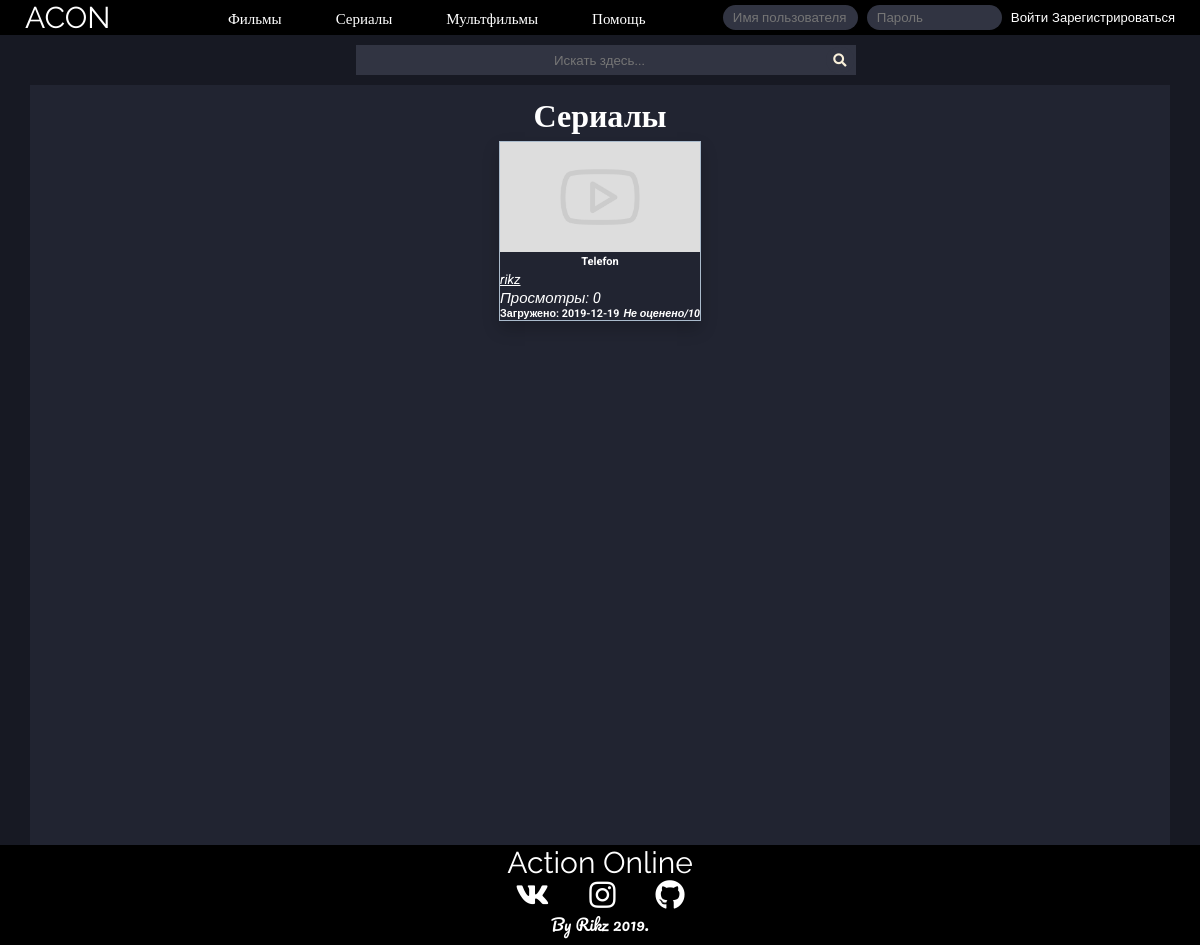
Page /serials on the earlier database version.
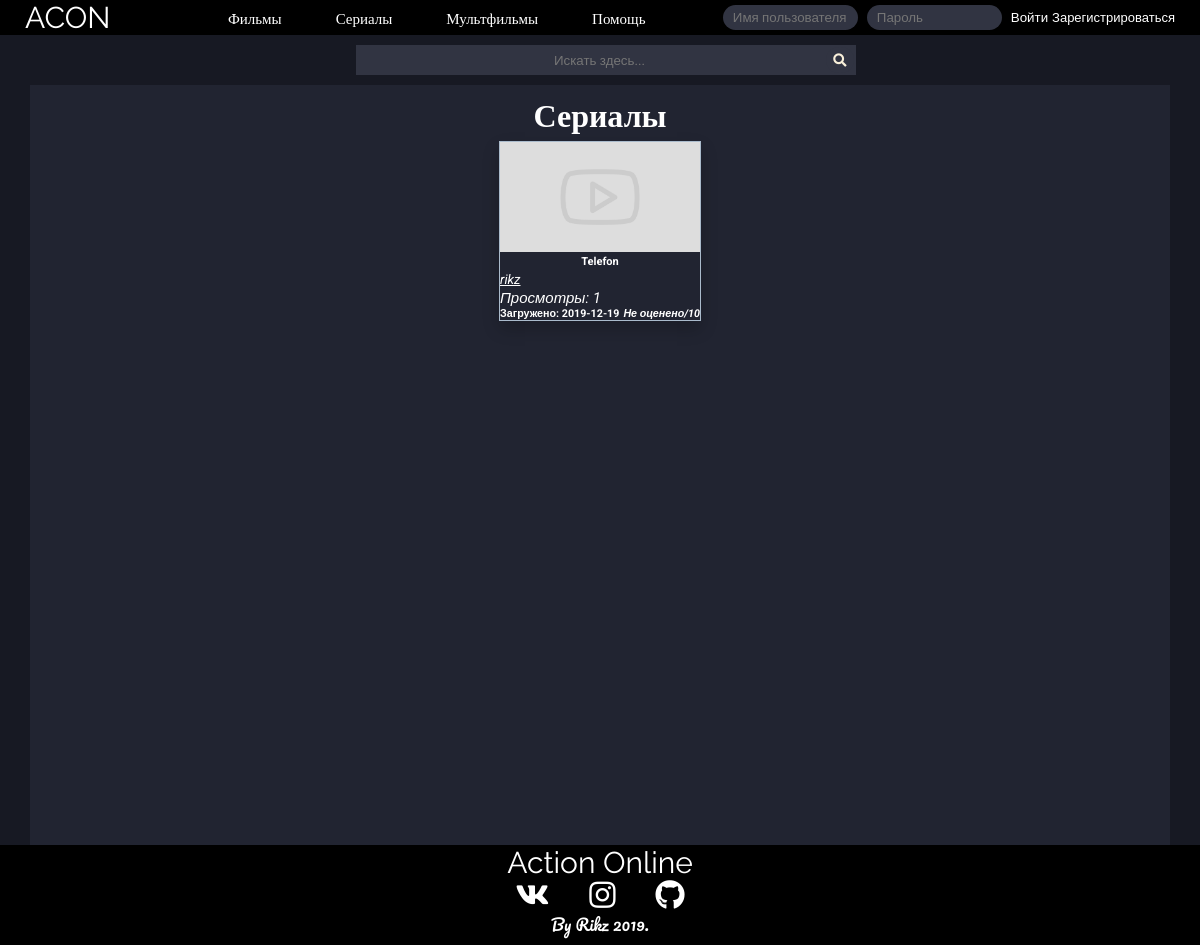
Same page on the later database version.
### tables this page shows
CREATE TABLE `files` (
  `id` int(11) UNSIGNED NOT NULL,
  `title` varchar(250) NOT NULL,
  `description` text,
  `preview` varchar(500) DEFAULT NULL,
  `location` varchar(500) NOT NULL,
  `author` varchar(200) DEFAULT NULL,
  `main_genre` int(11) UNSIGNED NOT NULL DEFAULT '1',
  `creator` int(11) UNSIGNED NOT NULL,
  `upload_date` date NOT NULL,
  `views` int(15) UNSIGNED DEFAULT NULL,
  `middle_rating` float UNSIGNED NOT NULL DEFAULT '0',
  `showing` int(10) UNSIGNED NOT NULL,
  `moderating` int(11) UNSIGNED NOT NULL
);

### blocks/serial.php (the view, shortened to what this page needs)
<p id="flex_center"><?php accountButton(1); ?></p>
<h1 id='about'>Сериалы</h1>
	<div class="videos">
		<?php
		$query = "SELECT id,title,preview,creator,upload_date,views,middle_rating FROM `files` WHERE showing = 1 AND main_genre = 2 ORDER BY `files`.`upload_date` DESC";
		$data = mysqli_query($GLOBALS['dbc'],$query);
		$info = mysqli_fetch_assoc($data);
		while ($info) {
			if (!$info['preview'] || !file_exists($info['preview'])) {
				$info['preview'] = "images\\vid_paceholder.jpg";
			}
			if (!$info['middle_rating']) {
				$info['middle_rating'] = "Не оценено";
			}
			echo "
	        <div class='video'>
	        	<form method='GET' action='watch'>
	            <button class='videoButton' name='vid' value=".$info['id']."><img class='videoPreview' src=".$info['preview'].">
	            <h5>".$info['title']."</h5>
	            </button></form>
	            <form method='GET' action='account'>
	            <p>".accountButton($info['creator'])."</p>
	            </form>
	            <i id='homeViews'>Просмотры: ".$info['views']."</i>
	            <h6 id='homeAddInfo'>Загружено: ".$info['upload_date']."<i>".$info['middle_rating']."/10</i></h6>
	        </div>";
	        $info = mysqli_fetch_assoc($data);
		}
		?>
	</div>

### blocks/header.php (shortened to what this page needs)
<?php
  require "lib/db.php";
  require "lib/mainFunctions.php";
?>
<!DOCTYPE html>
<html lang="en">
<head>
    <link rel="stylesheet" href="../style/style.css">
    <link href="../style/fontawesome/css/all.css" rel="stylesheet">
</head>
<body>
  <header>
      <div id=headWrapper>
             <a href="home" id=LOGO>ACON</a>
         <div class="links">
              <a href="films" class="topLinks">Фильмы</a>
              <a href="serials" class="topLinks">Сериалы</a>
              <a href="mults" class="topLinks">Мультфильмы</a>
              <a href="#" class="topLinks">Помощь</a>
         </div>
             <?php if (!$_SESSION['user_id']) {
                  ?>
                    <form method="POST" id="loginForm">
                      <input type="text" name="username" placeholder="Имя пользователя" class="loginInputs" maxlength="30">
                      <input type="password" name="password" placeholder="Пароль" class="loginInputs" maxlength="60">
                      <input type="submit" name="submit" value="Войти" class="loginButton">
                      <a href="register" name="register" class="loginButton" id="registerButton">Зарегистрироваться</a>
                    </form>
                  <?php
                }
              ?>
      </div>
  </header>
      <div id=wrapper>
          <form action="" method="GET" id=search>
            <input name="search" placeholder="Искать здесь..." type="search" id="searchinput">
            <button type="submit" id="searchbutton" name="search" ><i class="fas fa-search" id="searchsymbol"></i></button>
          </form>
        <content>
            <div class="container">

### index.php (shortened to what this page needs)
<?php
$url = $_GET['url'];
require 'blocks/header.php';
switch ($url) {
	case 'serials':
		require 'blocks/serial.php';
		break;
}
require 'blocks/footer.php';
?>

### lib/mainFunctions.php (shortened to what this page needs)
<?php
  function NameByid($id = 0) {
    if (!$id) {
      return ;
    }
    else {
      require "lib/db.php";
      $query = "SELECT username FROM `users` WHERE id = ? LIMIT 1";
      $stmt = mysqli_prepare($dbc,$query);
      mysqli_stmt_bind_param($stmt, 'i', $id);
      mysqli_stmt_execute($stmt);
      mysqli_stmt_bind_result($stmt,$user);
      return $user;
    }
  }
  function accountButton($id,$text = '') {
    return "<button type='submit' id='idNameButton' name='user_link' value=".$id.">".$text."<i class='line_under'>".NameByid($id)."</i></button>";
  }
?>

### blocks/footer.php
                <div id='placeholder'></div>
            </div>
        </content>
    </div>
<footer>
        <a href="home" id=LOGO>Action Online</a>
        <div class="social">
        <a href="https://vk.com/id216991133"><i class="fab fa-vk" id="vk"></i></a>
        <a href="https://www.instagram.com/rikziam/"><i class="fab fa-instagram" id="vk"></i></a>
        <a href="https://github.com/Amrikz"><i class="fab fa-github" id="vk"></i></a>
        </div>
        <p id=about>By Rikz 2019.</p>
    </footer>
</body>
</html>

### style/style.css (style rules this page uses)
* { margin: 0; padding: 0; font-family: 'Roboto', sans-serif; }
html, body { height:100%; }
body { background-color: #171923; color: white; }
#wrapper { margin: 0 auto; max-width: 1200px; padding: 0 30px; }
header { background-color: black; width: 100%; min-height: 35px; }
#headWrapper { display: flex; justify-content:space-between; align-items: center; max-width: 1280px; margin: 0 auto; padding: 0 25px; background-color: black; }
#LOGO { color: white; text-decoration: none; font-size: 30px; font-family: 'Raleway', sans-serif; }
.links { margin-right: 10px; }
.topLinks { color: white; text-decoration: none; font-size: 15px; font-family: 'Pacifico', cursive; margin-left: 50px; }
.loginInputs { height: 25px; width: 125px; max-width: 200px; background-color: #313442; border: none; margin-right: 5px; color: white; border-radius: 20px; padding-left: 10px; }
.loginButton { cursor: pointer; background-color: black; border: none; color: white; height: 26px; text-decoration: none; }
#registerButton { font-size: 13px; }
#searchinput { text-align: center; color: white; height: 30px; width: 500px; background-color: #313442; border: none; }
#searchbutton { border: none; height: 26px; width: 28px; position: relative; top: 2px; right: 30px; cursor: pointer; background-color: #313442; border-radius: 20px; }
#searchbutton:before { font-size: 16px; color: #F9F0DA; }
#searchsymbol { color: #F9F0DA; }
form#search { display: flex; justify-content: center; margin-top: 10px; margin-left: 40px; }
content .container { background-color: #212431; min-height: 95vh; color: white; position: relative; top: 10px; }
.videos { display: flex; flex-wrap: wrap; justify-content: center; }
.video { margin: 0 10px 10px 10px; margin-bottom: 10px; max-width: 200px; box-shadow: 0px 8px 16px 0px rgba(0,0,0,0.2); border: 1px #abc solid; }
#homeViews { font-size: 15px; }
#homeAddInfo { display: flex; flex-wrap: wrap; justify-content: space-between; align-items: flex-end; }
.videoPreview { width: 200px; height: 110px; }
.videoButton { cursor: pointer; border: none; color: white; background-color: #212431; }
footer { background-color: black; width: 100%; min-height: 100px; margin-top: 10px; }
footer #LOGO { display: flex; justify-content: center; }
#placeholder { width: 100%; height: 20px; }
.social { display: flex; justify-content: center; }
#vk { color: white; font-size: 30px; margin: 0 20px; }
.line_under { text-decoration: underline; }
#about { margin-bottom: 0; display: flex; justify-content: center; color: white; text-decoration: none; font-family: 'Pacifico', cursive; }
#idNameButton { cursor: pointer; border: none; color: white; background-color: #212431; }

Differences in the rows shown:
changed files "Telefon": views "0" → "1"
